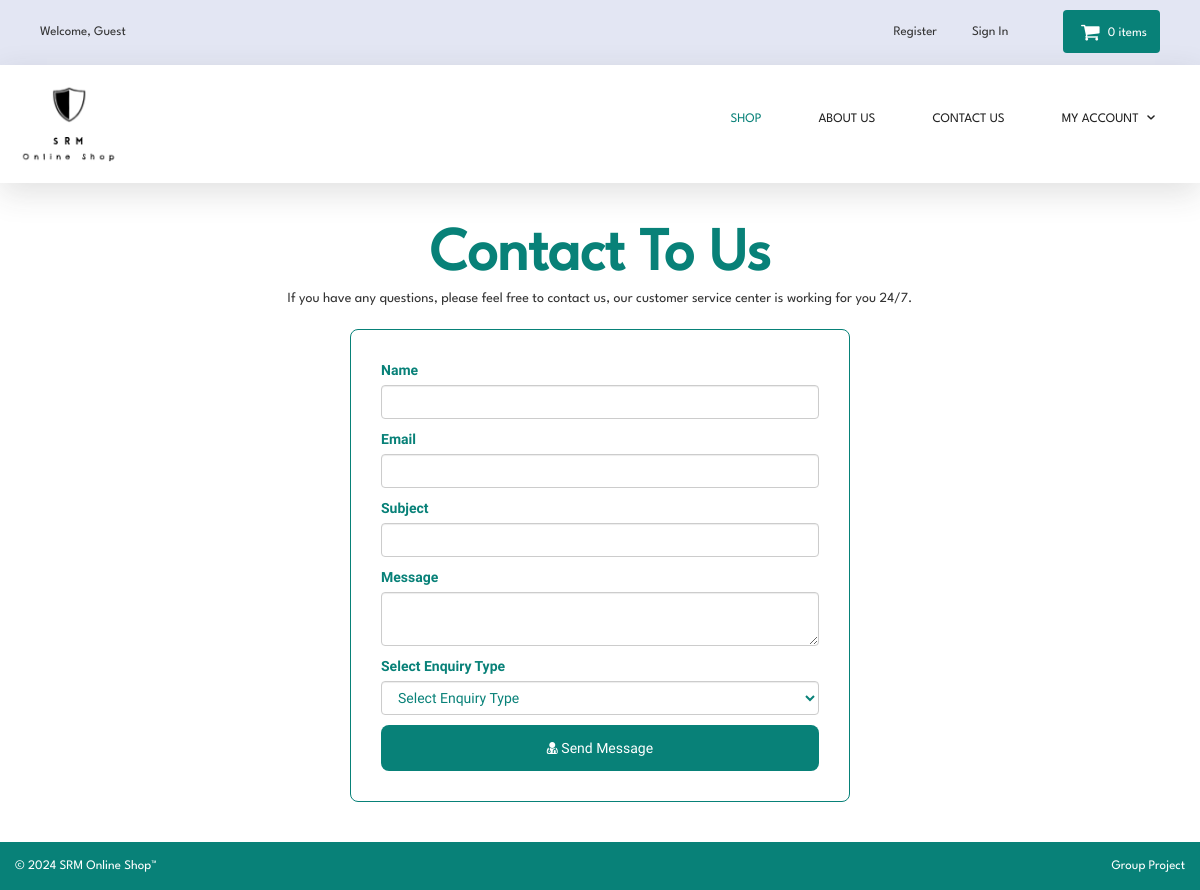
The app's page /contact.php, older data.
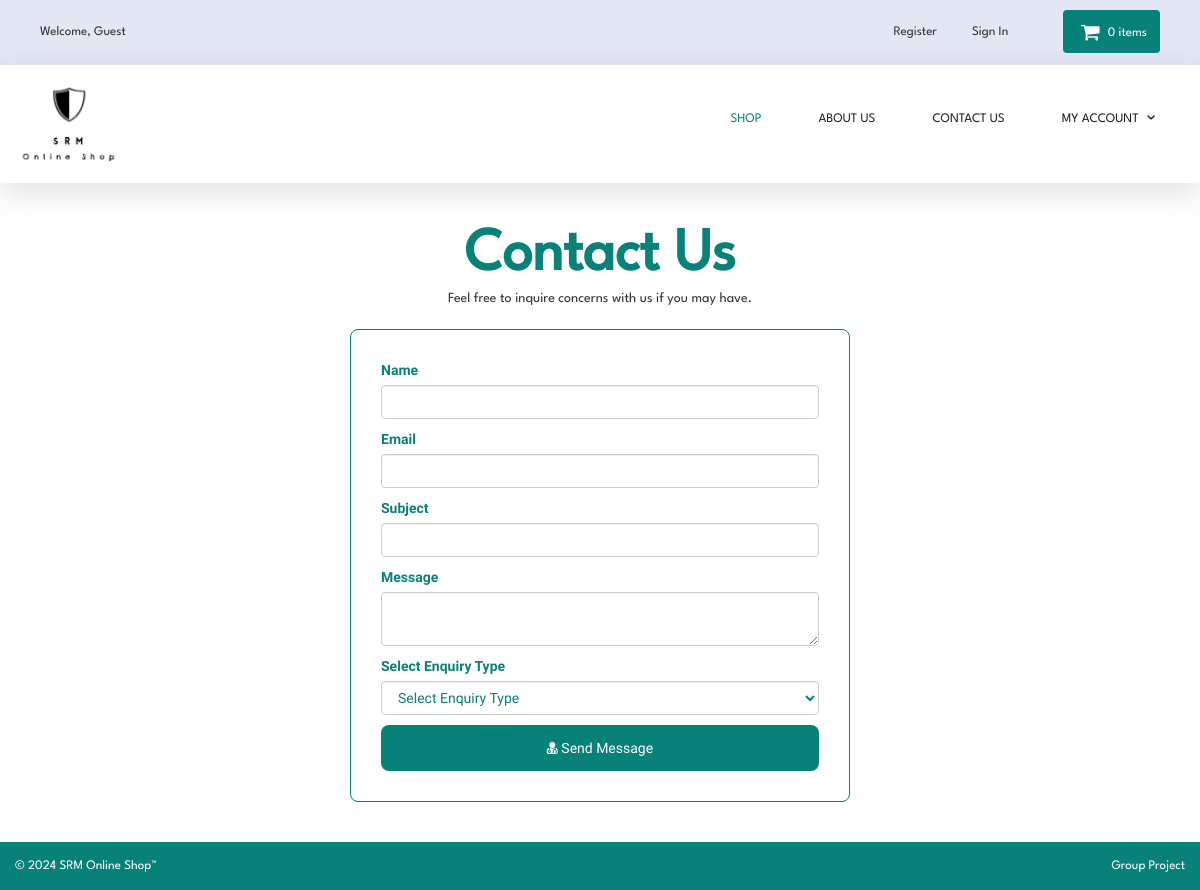
The same page, newer data.
### tables this page shows
CREATE TABLE `contact_us` (
  `contact_id` int(10) NOT NULL,
  `contact_email` text NOT NULL,
  `contact_heading` text NOT NULL,
  `contact_desc` text NOT NULL
);

### contact.php (the view, shortened to what this page needs)
<?php
include("includes/db.php");
include("includes/header.php");
include("includes/main.php");
$get_contact_us = "select * from contact_us";
$run_conatct_us = mysqli_query($con,$get_contact_us);
$row_conatct_us = mysqli_fetch_array($run_conatct_us);
$contact_heading = $row_conatct_us['contact_heading'];
$contact_desc = $row_conatct_us['contact_desc'];
?>
<main class="contact_container">
  <div class="header user_header">
    <h1 class="heading"><?php echo $contact_heading; ?></h1>
    <p><?php echo $contact_desc; ?></p>
  </div>
  <form action="contact.php" method="post">
    <div class="form-group">
      <label>Name</label>
      <input type="text" class="form-control" name="name" required>
    </div>
    <div class="form-group">
      <label>Email</label>
      <input type="text" class="form-control" name="email" required>
    </div>
    <div class="form-group">
      <label> Subject </label>
      <input type="text" class="form-control" name="subject" required>
    </div>
    <div class="form-group">
      <label> Message </label>
      <textarea class="form-control" name="message"></textarea>
    </div>
    <div class="form-group">
      <label> Select Enquiry Type </label>
      <select name="enquiry_type" class="form-control">
        <option>Select Enquiry Type</option>
      </select>
    </div>
    <button type="submit" name="submit" class="submit-concern-btn">
      <i class="fa fa-user-md"></i> Send Message
    </button>
  </form>
</main>
<?php
include("includes/footer.php");
?>
</body>
</html>

Row changes from the older to the newer data that the page shows:
changed contact_us: contact_heading "Contact To Us" → "Contact Us"; contact_desc "If you have any questions, please feel free to contact us, our customer service center is working for you 24/7." → "Feel free to inquire concerns with us if you may have."
